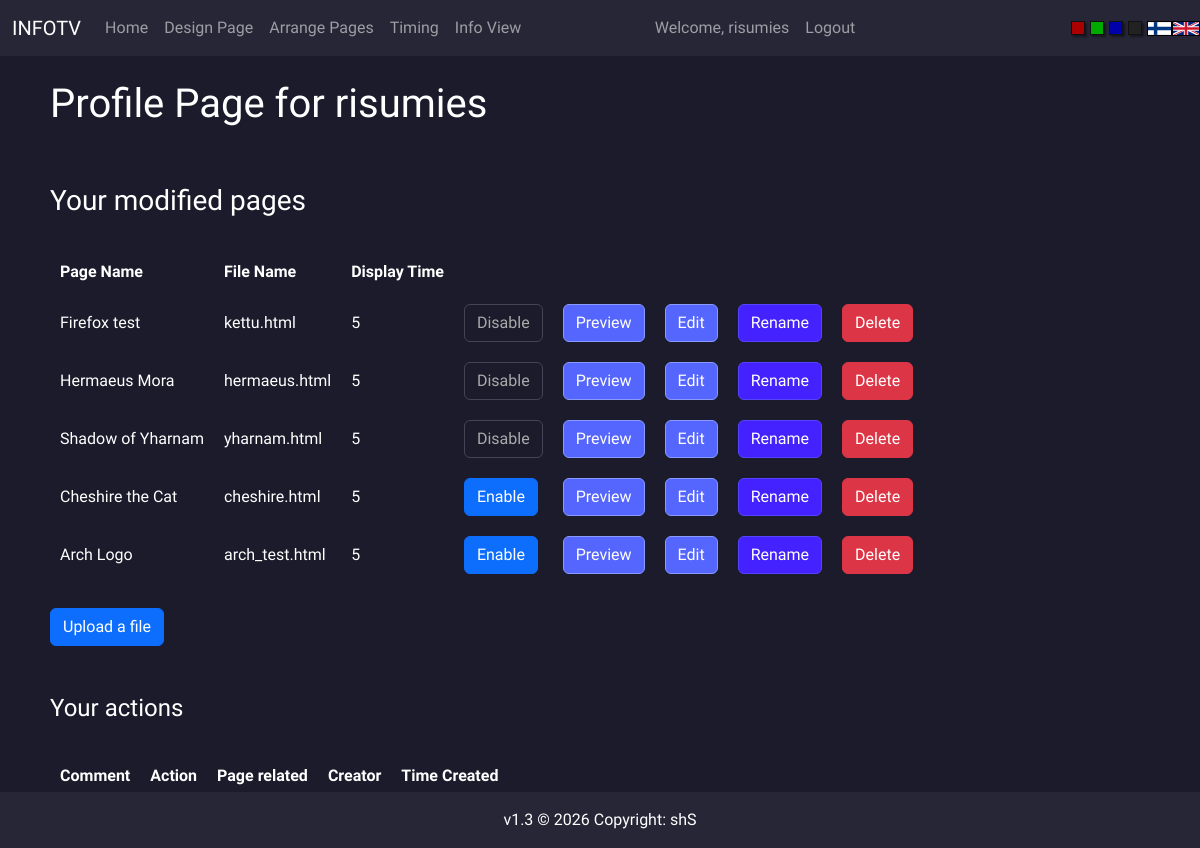
The page /profile (signed in) on the database its author committed.
### FlaskTV/models.py (models this page shows, shortened)
class User(db.Model, UserMixin):
    id = db.Column(db.Integer(), primary_key=True)
    username = db.Column(db.String(length=30), nullable=False, unique=True)
    email_address = db.Column(db.String(length=50), nullable=False, unique=True)
    password_hash = db.Column(db.String(length=60), nullable=False)
    modified_pages = db.relationship('Page', backref='owned_user', lazy=True)
    @property
    def password(self):
        return self.password

class Page(db.Model):
    id = db.Column(db.Integer(), primary_key=True)
    name = db.Column(db.String(length=255), nullable=False)
    file = db.Column(db.String(length=255), nullable=False)
    time = db.Column(db.Integer(), nullable=False)
    owner = db.Column(db.Integer(), db.ForeignKey('user.id'), nullable=False)
    enabled = db.Column(db.Boolean(), nullable=False)

### FlaskTV/routes.py (the view, shortened to what this page needs)
@app.route('/profile', methods=['GET', 'POST'])
@login_required
def profile_page():
    get_lang_prefix()
    removeform = langs.FORMS[langs.PREFIX]['removeform']()
    pages = Page.query.all()
    if current_user.username == 'admin':
        comments = Comment.query.all()
    else:
        comments = Comment.query.filter_by(owner=current_user.id).all()
    user = User.query.filter_by(username=current_user.username).first()
    all_users = User.query.all()
    return render_template(f'{langs.PREFIX}/profile.html', users=all_users, user=user, removeform=removeform,
                           comments=comments, pages=pages, actions=langs.ACTIONS[langs.PREFIX])

### FlaskTV/models.py (called while the page is built)
@login_manager.user_loader
def load_user(user_id):
    return User.query.get(int(user_id))

### FlaskTV/routes.py (called while the page is built)
def get_lang_prefix():
    lang_prefix = 'en'
    if request.cookies.get('lang') == 'fi':
        lang_prefix = 'fi'
    langs.PREFIX = lang_prefix
    return lang_prefix

### FlaskTV/templates/en/profile.html (shortened to what this page needs)
{% extends 'base.html' %}
{% block content %}
{% if current_user.username == 'admin' %}
<h1>Admin pages</h1>
{% else %}
<h1>Profile Page for {{ current_user.username }}</h1>
{% endif %}
<br /><br />
<form method="POST">
{% if current_user.username == 'admin' %}
<h3>All pages</h3>
<br />
<table>
    <tr class="fw-bold">
        <td>Page Name</td>
        <td>File Name</td>
        <td>Display Time</td>
        <td>Creator</td>
    </tr>
{% for page in pages %}
    <tr>
    <td>{{ page.name }}</td>
    <td>{{ page.file }}</td>
    <td>{{ page.time }}</td>
    <td>{{ page.creator.username }}</td>
    {% if page.enabled %}
    <td><button type="button" id="disable-admin" data-bs-toggle="modal" data-bs-target="#Modal-RemoveConfirm-1" name="disable-{{ page.file }}" class="btn btn-outline-warning">Disable</button></td>
    {% else %}
    <td><button type="button" id="enable-admin" data-bs-toggle="modal" data-bs-target="#Modal-RemoveConfirm-1" name="enable-{{ page.file }}" class="btn btn-primary">Enable</button></td>
    {% endif %}
    <td><a href="{{ url_for('preview_page') }}?page={{ page.file }}" class="btn btn-info">Preview</a></td>
    <td><button type="button" id="edit-admin" data-bs-toggle="modal" data-bs-target="#Modal-RemoveConfirm-1" name="edit-{{ page.file }}" class="btn btn-info">Edit</button></td>
    <td><button type="button" id="rename-admin" data-bs-toggle="modal" data-bs-target="#Modal-RemoveConfirm-1" name="rename-{{ page.file }}" class="btn btn-success">Rename</button></td>
    <td><button type="button" id="delete-admin" data-bs-toggle="modal" data-bs-target="#Modal-RemoveConfirm-1" name="delete-{{ page.file }}" class="btn btn-danger">Delete</button></td>
    </tr>
{% endfor %}
</table>
{% else %}
<h3>Your modified pages</h3>
<br />
<table>
    <tr class="fw-bold">
        <td>Page Name</td>
        <td>File Name</td>
        <td>Display Time</td>
    </tr>
{% for page in user.modified_pages %}
    <tr>
    <td>{{ page.name }}</td>
    <td>{{ page.file }}</td>
    <td>{{ page.time }}</td>
    {% if page.enabled %}
    <td><button type="button" id="disable" data-bs-toggle="modal" data-bs-target="#Modal-RemoveConfirm-1" name="disable-{{ page.file }}" class="btn btn-outline-warning">Disable</button></td>
    {% else %}
    <td><button type="button" id="enable" data-bs-toggle="modal" data-bs-target="#Modal-RemoveConfirm-1" name="enable-{{ page.file }}" class="btn btn-primary">Enable</button></td>
    {% endif %}
    <td><a href="{{ url_for('preview_page') }}?page={{ page.file }}" class="btn btn-info">Preview</a></td>
    <td><button type="button" id="edit" data-bs-toggle="modal" data-bs-target="#Modal-RemoveConfirm-1" name="edit-{{ page.file }}" class="btn btn-info">Edit</button></td>
    <td><button type="button" id="rename" data-bs-toggle="modal" data-bs-target="#Modal-RemoveConfirm-1" name="rename-{{ page.file }}" class="btn btn-success">Rename</button></td>
    <td><button type="button" id="delete" data-bs-toggle="modal" data-bs-target="#Modal-RemoveConfirm-1" name="delete-{{ page.file }}" class="btn btn-danger">Delete</button></td>
    </tr>
{% endfor %}
</table>
{% endif %}
<br />
<a href="{{ url_for('upload_page') }}" class="btn btn-primary">Upload a file</a>
<br /><br /><br />
<h4>Your actions</h4>
<br />
<table>
    <tr class="fw-bold">
        <td>Comment</td>
        <td>Action</td>
        <td>Page related</td>
        <td>Creator</td>
        <td>Time Created</td>
    </tr>
</table>
</form>
{% endblock %}

### FlaskTV/templates/en/nav.html (shortened to what this page needs)
{% if request.cookies.get("theme") == "white" %}
<nav class="navbar navbar-expand-md navbar-light s-accent">
{% else %}
<nav class="navbar navbar-expand-md navbar-dark s-accent">
{% endif %}
      <div class="container-fluid">
      <a class="navbar-brand" href="#">INFOTV</a>
      <div class="navbar-collapse multi-collapse collapse w-100" id="navbarNav">
        <ul class="navbar-nav mr-auto">
            <li class="nav-item active">
                <a class="nav-link" href="{{ url_for('home_page') }}">Home</a>
            </li>
            <li class="nav-item">
                <a class="nav-link" href="{{ url_for('design_page') }}">Design Page</a>
            </li>
            <li class="nav-item">
                <a class="nav-link" href="{{ url_for('arrange_page') }}">Arrange Pages</a>
            </li>
            <li class="nav-item">
                <a class="nav-link" href="{{ url_for('timing_page') }}">Timing</a>
            </li>
            <li class="nav-item">
                <a class="nav-link" href="{{ url_for('view_page') }}">Info View</a>
            </li>
        </ul>
        </div>
        {% if current_user.is_authenticated %}
        <div class="w-75 navbar-collapse multi-collapse collapse" id="navbarCred">
        <ul class="navbar-nav ml-auto">
            <li class="nav-item">
                <a class="nav-link" href="{{ url_for('profile_page') }}">Welcome, {{ current_user.username }}</a>
            </li>
            <li class="nav-item">
                <a class="nav-link" href="{{ url_for('logout_page') }}">Logout</a>
            </li>
        </ul>
      </div>
        {% endif %}
    </div>
    <div class="s-row">
        <a href="/set/red"><div class="s-square s-red"></div></a>
        <a href="/set/green"><div class="s-square s-green"></div></a>
        <a href="/set/blue"><div class="s-square s-blue"></div></a>
        <a href="/set/black"><div class="s-square s-black"></div></a>
        <a href="/lang/fi">
        <div class="f-fin-box">
            <div class="f-fin"></div>
        </div></a>
        <a href="/lang/en">
        <div class="f-en-box">
            <div class="f-en"></div>
        </div></a>
    </div>
    </nav>

### FlaskTV/static/base.css (style rules this page uses)
body { font-family: 'Raleway', sans-serif; font-size: 1.0em; }
.s-row { display: flex; justify-items: flex-start; }
.s-square { height: 14px; width: 14px; border: 1px solid #111; box-shadow: 2px 2px 2px 0px rgba(0, 0, 0, 0.4); margin-right: 5px; }
.s-red { background-color: #a00; }
.s-green { background-color: #0a0; }
.s-blue { background-color: #00a; }
.s-black { background-color: #222; }
.f-fin { width: 100%; height: 100%; background-size: contain; }
.f-en { width: 100%; height: 100%; background-size: contain; }
.f-fin-box { width: 25px; height:15px; border: 1px solid #000; }
.f-en-box { width: 28px; height:15px; border: 1px solid #000; }
th, td { padding: 10px; }

### FlaskTV/static/blue.css (style rules this page uses)
body { background-color: #1b1b2b; color: #fff; position: relative; }
.s-accent { color: #fff; background-color: #262636; }
.btn-outline-warning { color: #aaa; border-color: #445 !important; }
.btn-info { background-color: #56f !important; color: #fff; border-color: #89f !important; }
.btn-success { background-color: #42f !important; color: #fff; border-color: #54f !important; }

### rows shown on the page
User: username "risumies"
Page: name "Firefox test", file "kettu.html", time "5"
Page: name "Hermaeus Mora", file "hermaeus.html", time "5"
Page: name "Shadow of Yharnam", file "yharnam.html", time "5"
Page: name "Cheshire the Cat", file "cheshire.html", time "5"
Page: name "Arch Logo", file "arch_test.html", time "5"
